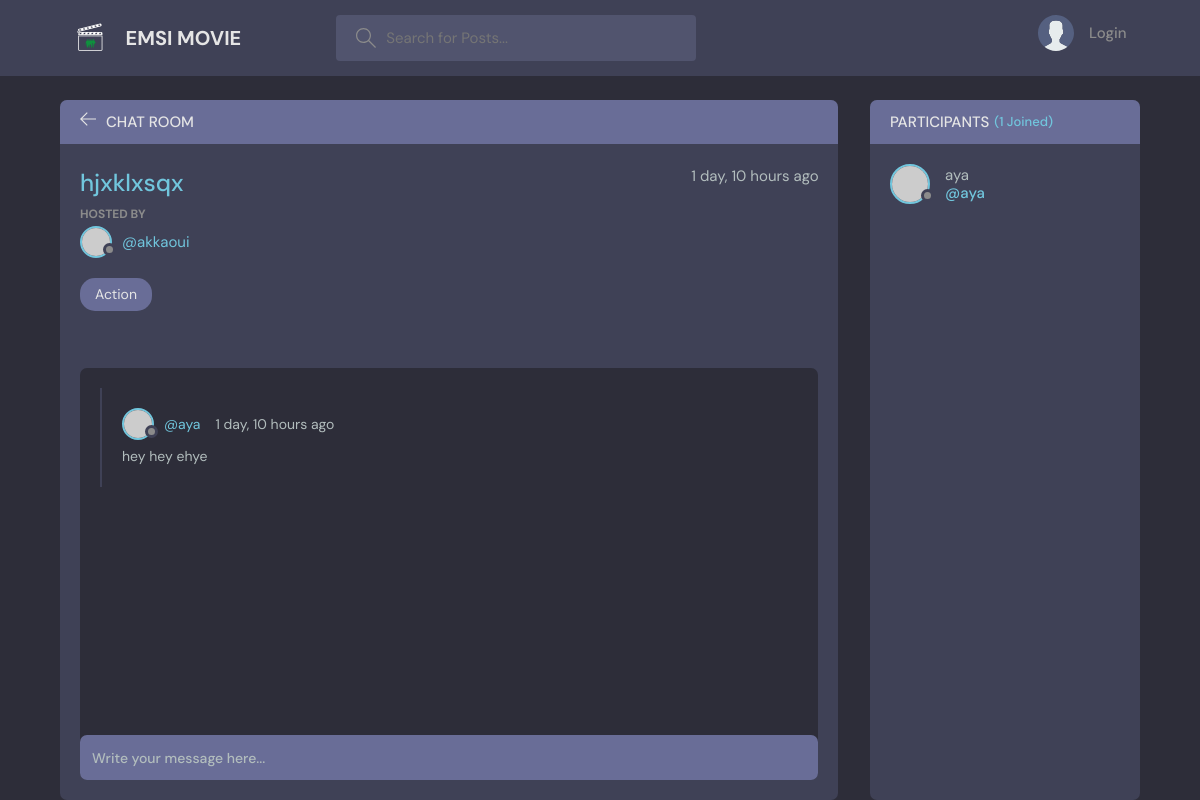
/room_page/10/, run on the app's committed database.
### base/models.py (models this page shows, shortened)
class Room(models.Model):
    host = models.ForeignKey(User, on_delete=models.SET_NULL, null=True)
    topic = models.ForeignKey(Topic, on_delete=models.SET_NULL, null=True)
    name = models.CharField(max_length=200)
    description = models.TextField(null=True, blank=True)
    participants =  models.ManyToManyField(
        User, related_name='participants', blank=True)
    updated = models.DateTimeField(auto_now=True)
    created = models.DateTimeField(auto_now_add=True)
    class Meta:
        ordering = [ '-updated', '-created'] #records will be sorted in descending order

class Topic(models.Model):
    name = models.CharField(max_length=200)
    def __str__(self):
        return self.name

class Message(models.Model):
    user = models.ForeignKey(User, on_delete=models.CASCADE)
    room = models.ForeignKey(Room, on_delete=models.CASCADE) #models.SET_NULL
    body = models.TextField()
    updated = models.DateTimeField(auto_now=True)
    created = models.DateTimeField(auto_now_add=True)
    class Meta:
        ordering = [ '-updated', '-created']

### base/views.py (the view, shortened to what this page needs)
# urls.py: path('room_page/<str:pk>/',views.room, name="room"),
def room(request,pk):
    room = Room.objects.get(id=pk)
    room_messages = room.message_set.all()
    participants = room.participants.all()
    context = {'room': room, 'room_messages': room_messages,
    'participants': participants}
    return render(request, 'base/room.html',context)

### base/templates/base/room.html (shortened to what this page needs)
{% extends 'main.html' %}
 {% block content %}
    <main class="profile-page layout layout--2">
      <div class="container">
        <div class="room">
          <div class="room__top">
            <div class="room__topLeft">
              <a href="{% url 'home' %}">
                <svg version="1.1" xmlns="http://www.w3.org/2000/svg" width="32" height="32" viewBox="0 0 32 32">
                  <title>arrow-left</title>
                  <path
                    d="M13.723 2.286l-13.723 13.714 13.719 13.714 1.616-1.611-10.96-10.96h27.625v-2.286h-27.625l10.965-10.965-1.616-1.607z"
                  ></path>
                </svg>
              </a>
              <h3>Chat Room</h3>
            </div>
          </div>
          <div class="room__box scroll">
            <div class="room__header scroll">
              <div class="room__info">
                <h3>{{room.name}}</h3>
                <span>{{room.created|timesince}} ago</span>
              </div>
              <div class="room__hosted">
                <p>Hosted By</p>
                <a href="{%url 'user-profile' room.host.id %}" class="room__author">
                  <div class="avatar avatar--small">
                    <img src="https://randomuser.me/api/portraits/men/37.jpg" />
                  </div>
                  <span>@{{room.host.username}}</span>
                </a>
              </div>
              <span class="room__topics">{{room.topic}}</span>
            </div>
            <div class="room__conversation">
              <div class="threads scroll">
                {% for message in room_messages %}
                <div class="thread">
                  <div class="thread__top">
                    <div class="thread__author">
                      <a href="{% url 'user-profile' message.user.id %}" class="thread__authorInfo">
                        <div class="avatar avatar--small">
                          <img src="https://randomuser.me/api/portraits/men/37.jpg" />
                        </div>
                        <span>@{{message.user.username}}</span>
                      </a>
                      <span class="thread__date">{{message.created|timesince}} ago</span>
                    </div>
                  </div>
                  <div class="thread__details">
                    {{message.body }}
                  </div>
                </div>
                {% endfor %}
              </div>
            </div>
          </div>
          <div class="room__message">
            <form action="" method ="POST">
              <input name="body" placeholder="Write your message here..." />
            </form>
          </div>
        </div>
        <div class="participants">
          <h3 class="participants__top">Participants <span>({{participants.count}} Joined)</span></h3>
          <div class="participants__list scroll">
            {% for user in participants %}
            <a href="{% url 'user-profile' user.id %}" class="participant">
              <div class="avatar avatar--medium">
                <img src="https://randomuser.me/api/portraits/men/37.jpg" />
              </div>
              <p>
                {{user.username}}
                <span>@{{user.username}}</span>
              </p>
            </a>
            {% endfor %}
          </div>
        </div>
      </div>
    </main>
{% endblock content%}

### data on the page
Room: name "hjxklxsqx", created "1 day, 10 hours", host.username "akkaoui", topic "Action"
Message: user.username "aya", created "1 day, 10 hours", body "hey hey ehye"

### other printed values
{{ participants.count }} "1"
{{ user.username }} "aya"
